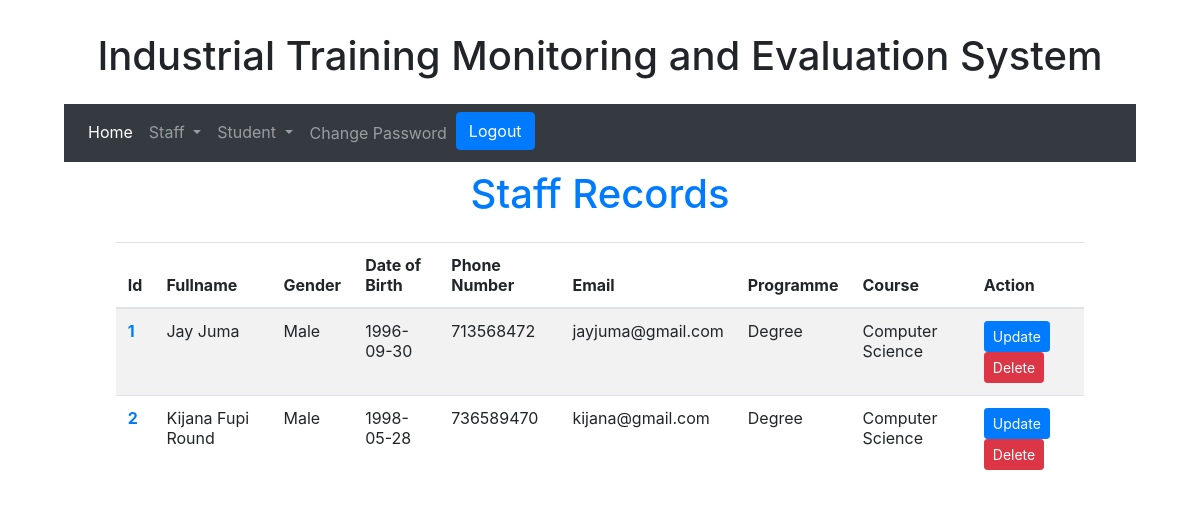
Page /Admin/Student/view.php on the committed database.
### tables this page shows
CREATE TABLE `student` (
  `id` int(11) NOT NULL,
  `fullname` varchar(255) NOT NULL,
  `birthdate` date NOT NULL,
  `sex` enum('Male','Female','','') NOT NULL,
  `email` varchar(255) NOT NULL,
  `password` varchar(255) NOT NULL,
  `phonenumber` int(11) NOT NULL,
  `programme` varchar(20) NOT NULL,
  `course` varchar(100) NOT NULL,
  `posted` timestamp NOT NULL DEFAULT CURRENT_TIMESTAMP
);

### Admin/Student/view.php (the view, shortened to what this page needs)
<doctype html>
<html lang="en">
  <head>
    <link rel="stylesheet" href="../../css/bootstrap.min.css">
  </head>
  <body>
    <div class="container-fluid p-3">
        <?php  include "../navbar.php"; ?>
        <div class="row justify-content-center text-primary"><h1>Staff Records</h1></div>
     <div class="row">
         <div class="col-lg-10 offset-md-1 pt-3 text-center">
             <table class="table table-striped table-hover">
                 <thead >
                <tr>
                  <th scope="col">Id</th>
                  <th scope="col">Fullname</th>
                  <th scope="col">Gender</th>
                  <th scope="col">Date of Birth</th>
                  <th scope="col">Phone Number</th>
                  <th scope="col">Email</th>
                  <th scope="col">Programme</th>
                  <th scope="col">Course</th>
                  <th scope="col">Action</th>
                </tr>
              </thead><tbody>
             <?php
              $sql="SELECT * FROM student";
              $result=$conn->query($sql);
              if($result->num_rows > 0){
                   while($row=$result->fetch_assoc()){
                     echo ' <tr>
                  <th scope="row" class="text-primary">'.$row['id'].'</th>
                  <td >'.$row['fullname'].'</td>
                  <td >'.$row['sex'].'</td>
                  <td>'.$row['birthdate'].'</td>
                  <td >'.$row['phonenumber'].'</td>
                  <td >'.$row['email'].'</td>
                  <td >'.$row['programme'].'</td>
                  <td >'.$row['course'].'</td>
                  <td >
                      <a href="update.php?id='.$row['id'].'" class="btn btn-sm btn-primary">Update</a>
                      <a href="delete.php?delete='.$row['id'].'" class="btn btn-sm btn-danger">Delete</a>
                  </td>
                </tr>';
                 }
              }else{
                   echo '<div class="alert alert-danger">'.$conn->error.'</div>';
              }
               ?>
                  </tbody>
                  </table>
         </div>
    </div>
    </div>
  </body>
</html>

### rows in the picture
student: id "1", fullname "Jay Juma", sex "Male", birthdate "1996-09-30", phonenumber "713568472", email "jayjuma@gmail.com", programme "Degree", course "Computer Science"
student: id "2", fullname "Kijana Fupi Round", sex "Male", birthdate "1998-05-28", phonenumber "736589470", email "kijana@gmail.com", programme "Degree", course "Computer Science"
